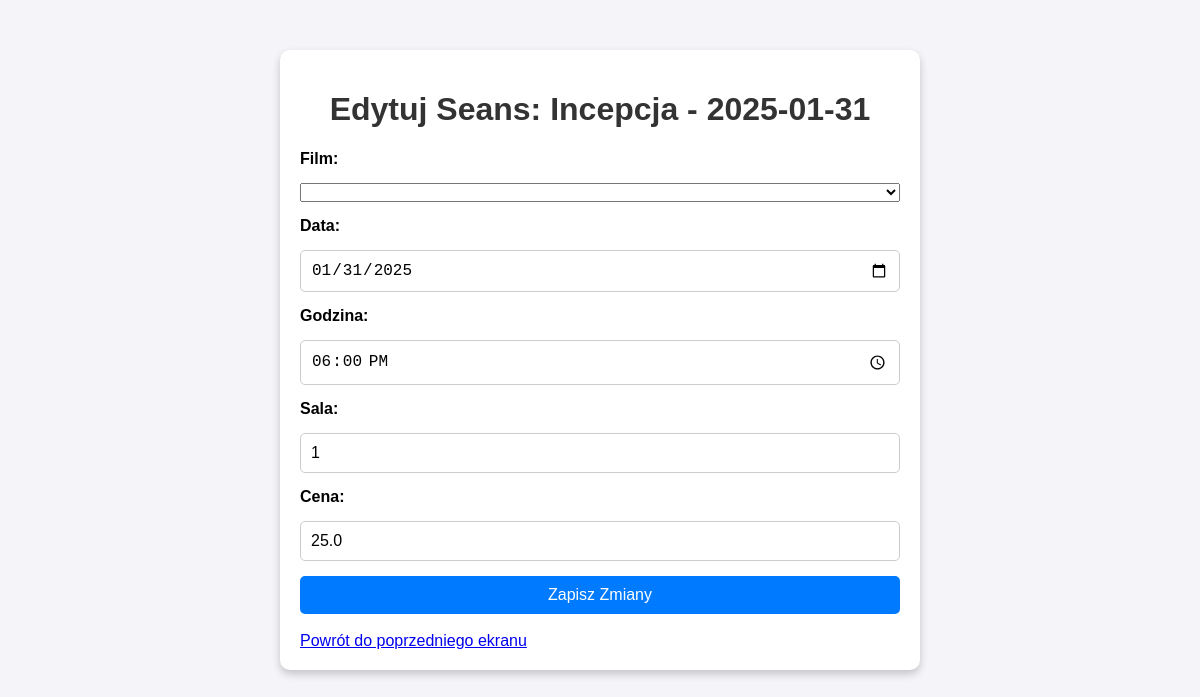
Screenshot of /admin/bazy/zarzadzaj_seansami/edytuj/1 with the database file from the repository.
### app.py (models this page shows)
class Film(db.Model):
    __tablename__ = 'filmy'
    id = db.Column(db.Integer, primary_key=True)
    tytul = db.Column(db.String(150), nullable=False)
    opis = db.Column(db.Text, nullable=True)
    gatunek = db.Column(db.String(50), nullable=False)
    dlugosc = db.Column(db.Integer, nullable=False)
    data_premiery = db.Column(db.Date, nullable=False)
    plakat_url = db.Column(db.String(1000), nullable=True)
    seanse = db.relationship('Seans', backref='film', lazy=True) #db.relationship - służy do definiowania relacji między tabelami

class Seans(db.Model):
    __tablename__ = 'seanse'
    id = db.Column(db.Integer, primary_key=True)
    film_id = db.Column(db.Integer, db.ForeignKey('filmy.id'), nullable=False)  #ForeignKey tworzy relację między tabelą Seanse ( kolumna film_id), a tabelą Filmy.
    data = db.Column(db.Date, nullable=False)
    godzina = db.Column(db.Time, nullable=False)
    sala = db.Column(db.String(10), nullable=False)
    cena = db.Column(db.Float, nullable=False)
    rezerwacje = db.relationship('Rezerwacja', backref='seans', lazy=True)

### app.py (the view, shortened to what this page needs)
@app.route('/admin/bazy/zarzadzaj_seansami/edytuj/<int:seans_id>', methods=['GET', 'POST'])
def edytuj_seans(seans_id):
    seans = Seans.query.get_or_404(seans_id)  # Pobieramy seans z bazy na podstawie jego ID
    return render_template('admin_bazy_zarzadzaj_seansami_edytuj.html', seans=seans)

### app.py (called while the page is built)
@app.before_request
def load_database():
    g.kino = {
        "admin" : Administrator.query.all(),
        "film" : Film.query.all(),
        "rezerwacja" : Rezerwacja.query.all(),
        "seans" : Seans.query.all(),
        "klient" : Klient.query.all()
    }

### templates/admin_bazy_zarzadzaj_seansami_edytuj.html (shortened to what this page needs)
<!DOCTYPE html>
<html lang="pl">
<head>
</head>
<body>
    <div class="container">
        <h1>Edytuj Seans: {{ seans.film.tytul }} - {{ seans.data }}</h1>
        <form method="POST">
            <label for="film_id">Film:</label>
            <select id="film_id" name="film_id">
            </select>
            <label for="data">Data:</label>
            <input type="date" id="data" name="data" value="{{ seans.data.strftime('%Y-%m-%d') }}" required>
            <label for="godzina">Godzina:</label>
            <input type="time" id="godzina" name="godzina" value="{{ seans.godzina.strftime('%H:%M') }}" required>
            <label for="sala">Sala:</label>
            <input type="text" id="sala" name="sala" value="{{ seans.sala }}" required>
            <label for="cena">Cena:</label>
            <input type="number" id="cena" name="cena" value="{{ seans.cena }}" required>
            <button type="submit">Zapisz Zmiany</button>
        </form>
        <br>
        <a href="{{ url_for('admin_bazy') }}">Powrót do poprzedniego ekranu</a>
    </div>
</body>
</html>

### templates/admin_bazy_zarzadzaj_seansami_edytuj.html (style rules this page uses)
body { font-family: Arial, sans-serif; background-color: #f4f4f9; margin: 0; padding: 0; }
.container { max-width: 600px; margin: 50px auto; padding: 20px; background-color: #ffffff; border-radius: 10px; box-shadow: 0 4px 8px rgba(0, 0, 0, 0.2); }
h1 { text-align: center; color: #333333; }
form { display: flex; flex-direction: column; gap: 15px; }
label { font-weight: bold; }
input, textarea, button { padding: 10px; font-size: 16px; border: 1px solid #ccc; border-radius: 5px; }
button { background-color: #007bff; color: white; cursor: pointer; border: none; }

### rows the page displays
Film: film.tytul "Incepcja"
Seans: data "2025-01-31", data "01/31/2025", godzina "18:00", sala "1", cena "25.0"
